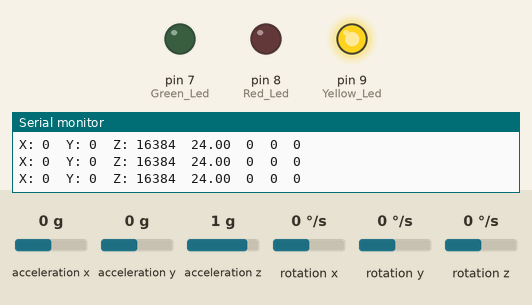
This sketch was run on a simulated Arduino Uno, built with avr-gcc and run on an emulated ATmega328P. Parts: output pins drawn as LEDs (lit = HIGH), the last lines printed to the serial monitor. Wiring (inferred from the names in the program): MPU-6050 motion sensor at I2C address 0x68. Inputs (shaded band) come from the test bench; at power-on: acceleration x 0 g, acceleration y 0 g, acceleration z 1 g, rotation x 0 °/s, rotation y 0 °/s, rotation z 0 °/s.

Above: at 1.2 s.
1.3 s: acceleration x set to -0.8 g
4.3 s: acceleration x set to -1.1 g
At 4.8 s:
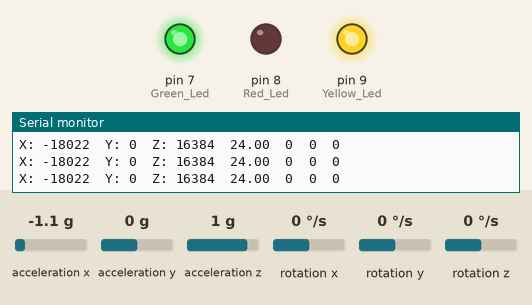
5.8 s: acceleration y set to -0.8 g
7.3 s: acceleration y set to -1.1 g
At 8.0 s:
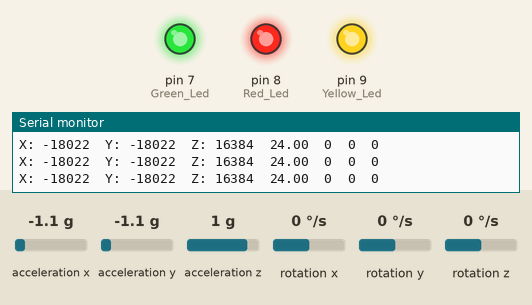
8.8 s: acceleration z set to 0.8 g
At 9.5 s:
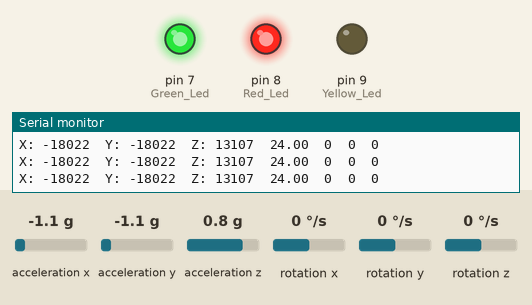
10.3 s: acceleration x set to 0.8 g
At 11.3 s:
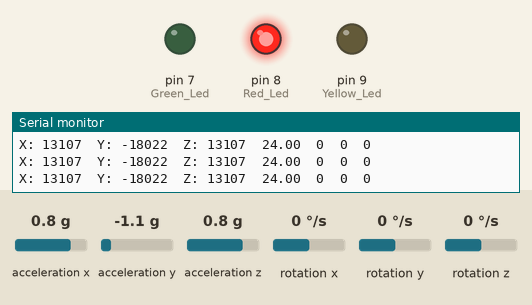
Timing chart, 0 to 12.8 s (numbered marks = the images above; inputs shaded):
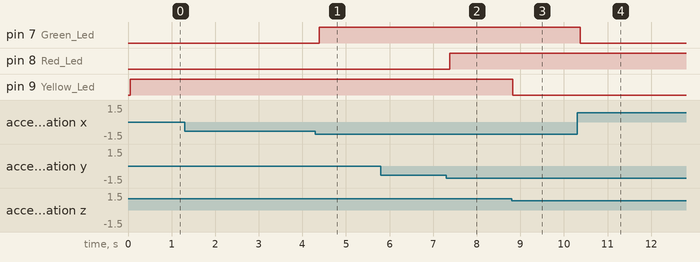

Measured:
- the behaviour switches between -0.9 and -1 g on acceleration x (found by bisection; images 0 and 1)
- the behaviour switches between -0.9 and -1 g on acceleration y (found by bisection; images 1 and 2)
- the behaviour switches between 1 and 0.9 g on acceleration z (found by bisection; images 2 and 3)
- after the input at 4.3 s, pin 7 (Green_Led): LOW → HIGH after 0.08 s
- after the input at 7.3 s, pin 8 (Red_Led): LOW → HIGH after 0.08 s
- after the input at 8.8 s, pin 9 (Yellow_Led): HIGH → LOW at once
- after the input at 10.3 s, pin 7 (Green_Led): HIGH → LOW after 0.07 s

The sketch:

Accelerometer.ino
```cpp
#include <Wire.h> // Required for I2C communication with MPU6050

// MPU6050
const int myMPU = 0x68; // I2C address of the MPU-6050
// Variables to store raw data from MPU6050
int16_t AcX, AcY, AcZ, Tmp, GyX, GyY, GyZ;
int Green_Led = 7;
int Red_Led = 8;
int Yellow_Led = 9;

/***********************************************************************************************************************************/
void setup()
{
  Wire.begin(); // Initialize I2C bus
  pinMode(Green_Led, OUTPUT);
  pinMode(Red_Led, OUTPUT);
  pinMode(Yellow_Led, OUTPUT);

  Serial.begin(9600); // Initialize serial port for data output
  while (!Serial); // Wait for serial monitor to connect (for some Arduino boards)

  // MPU6050 Initialization
  // Send command to wake up MPU-6050
  Wire.beginTransmission(myMPU);
  Wire.write(0x6B); // PWR_MGMT_1 register
  Wire.write(0);    // Set to zero (wakes up the MPU-6050)
  Wire.endTransmission(true);

  Serial.println("MPU6050 initialized. Reading data for Serial Plotter...");
  Serial.println("AcX\tAcY\tAcZ\tTemp\tGyX\tGyY\tGyZ"); // Header for Serial Plotter
}

/***********************************************************************************************************************************/
void loop()
{
  // Read data from MPU6050
  Wire.beginTransmission(myMPU);
  Wire.write(0x3B); // Starting with register 0x3B (ACCEL_XOUT_H)
  Wire.endTransmission(false); // Do not stop transmission to continue reading

  Wire.requestFrom(myMPU, 14, true); // Request a total of 14 registers (accelerometer, temperature, gyroscope)

  // Read accelerometer data
  AcX = Wire.read() << 8 | Wire.read(); // 0x3B (ACCEL_XOUT_H) & 0x3C (ACCEL_XOUT_L)
  AcY = Wire.read() << 8 | Wire.read(); // 0x3D (ACCEL_YOUT_H) & 0x3E (ACCEL_YOUT_L)
  AcZ = Wire.read() << 8 | Wire.read(); // 0x3F (ACCEL_ZOUT_H) & 0x40 (ACCEL_ZOUT_L)

  // Read temperature data
  Tmp = Wire.read() << 8 | Wire.read(); // 0x41 (TEMP_OUT_H) & 0x42 (TEMP_OUT_L)

  // Read gyroscope data
  GyX = Wire.read() << 8 | Wire.read(); // 0x43 (GYRO_XOUT_H) & 0x44 (GYRO_XOUT_L)
  GyY = Wire.read() << 8 | Wire.read(); // 0x45 (GYRO_YOUT_H) & 0x46 (GYRO_YOUT_L)
  GyZ = Wire.read() << 8 | Wire.read(); // 0x47 (GYRO_ZOUT_H) & 0x48 (GYRO_ZOUT_L)

  // Output data to serial monitor and plotter
  // For Serial Plotter, it's important that all values are on one line, separated by tabs.
  // This will allow the plotter to display each parameter as a separate line.
  Serial.print("X: "); Serial.print(AcX); Serial.print("\t");
  Serial.print("Y: "); Serial.print(AcY); Serial.print("\t");
  Serial.print("Z: "); Serial.print(AcZ); Serial.print("\t");
  Serial.print(Tmp / 340.00 + 36.53); Serial.print("\t"); // Convert raw temperature data to Celsius
  Serial.print(GyX); Serial.print("\t");
  Serial.print(GyY); Serial.print("\t");
  Serial.println(GyZ); // println adds a newline, completing the output for the plotter

  if(abs(AcX) >= 15000){
    digitalWrite(Green_Led, HIGH);
  }else{
    digitalWrite(Green_Led, LOW);
  }
  if(abs(AcY) >= 15000){
    digitalWrite(Red_Led, HIGH);
  }else{
    digitalWrite(Red_Led, LOW);
  }
  if(abs(AcZ) >= 15000){
    digitalWrite(Yellow_Led, HIGH);
  }else{
    digitalWrite(Yellow_Led, LOW);
  }

  delay(100); // Small delay for stable data output
}
```
